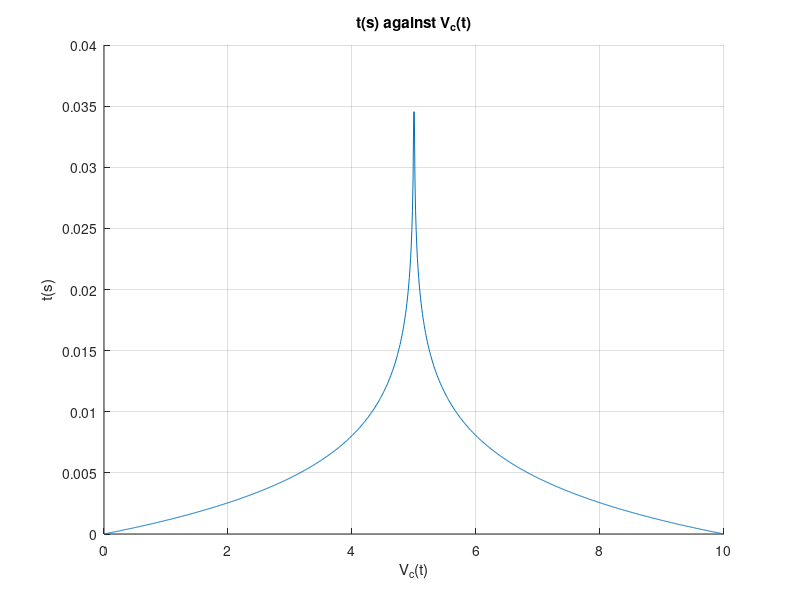
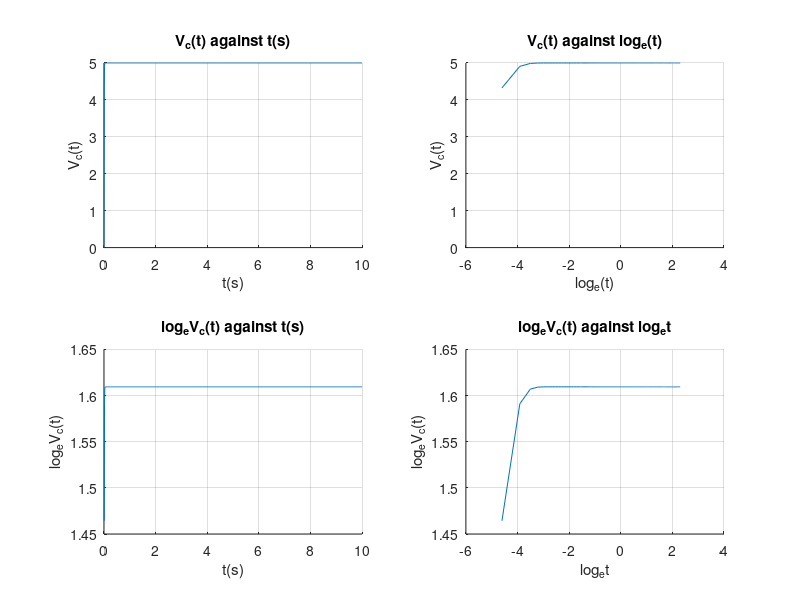

The MATLAB source for these figures, in order:
%Capacitor Discharging
%13th October, 2016
clc;
clear;
close all;
disp('Capacitor Discharging')
pause(1)
V=5;
Vc=linspace(0,10,1000);
R=5;
C=10^(-3);
t=-R*C*log(1-(Vc/V));
%plotting t against Vc(t)
figure(1);
plot(Vc,t),xlabel('V_c(t)'),ylabel('t(s)'),title('t(s) against V_c(t)'),grid ,box 


%performing subplots
t=linspace(0,10,1000);
Vc=V*(1-exp(-t./(R*C)));

figure(2);
subplot(2,2,1);
plot(t,Vc),xlabel('t(s)'),ylabel('V_c(t)'),title('V_c(t) against t(s)'),grid,box;

subplot(2,2,2);
plot(log(t),Vc),xlabel('log_e(t)'),ylabel('V_c(t)'),title('V_c(t) against log_e(t)'),grid,box;

subplot(2,2,3);
plot(t,log(Vc)),xlabel('t(s)'),ylabel('log_eV_c(t)'),title('log_eV_c(t) against t(s)'),grid,box;

subplot(2,2,4);
plot(log(t),log(Vc)),xlabel('log_et'),ylabel('log_eV_c(t)'),title('log_eV_c(t) against log_et'),grid,box;
